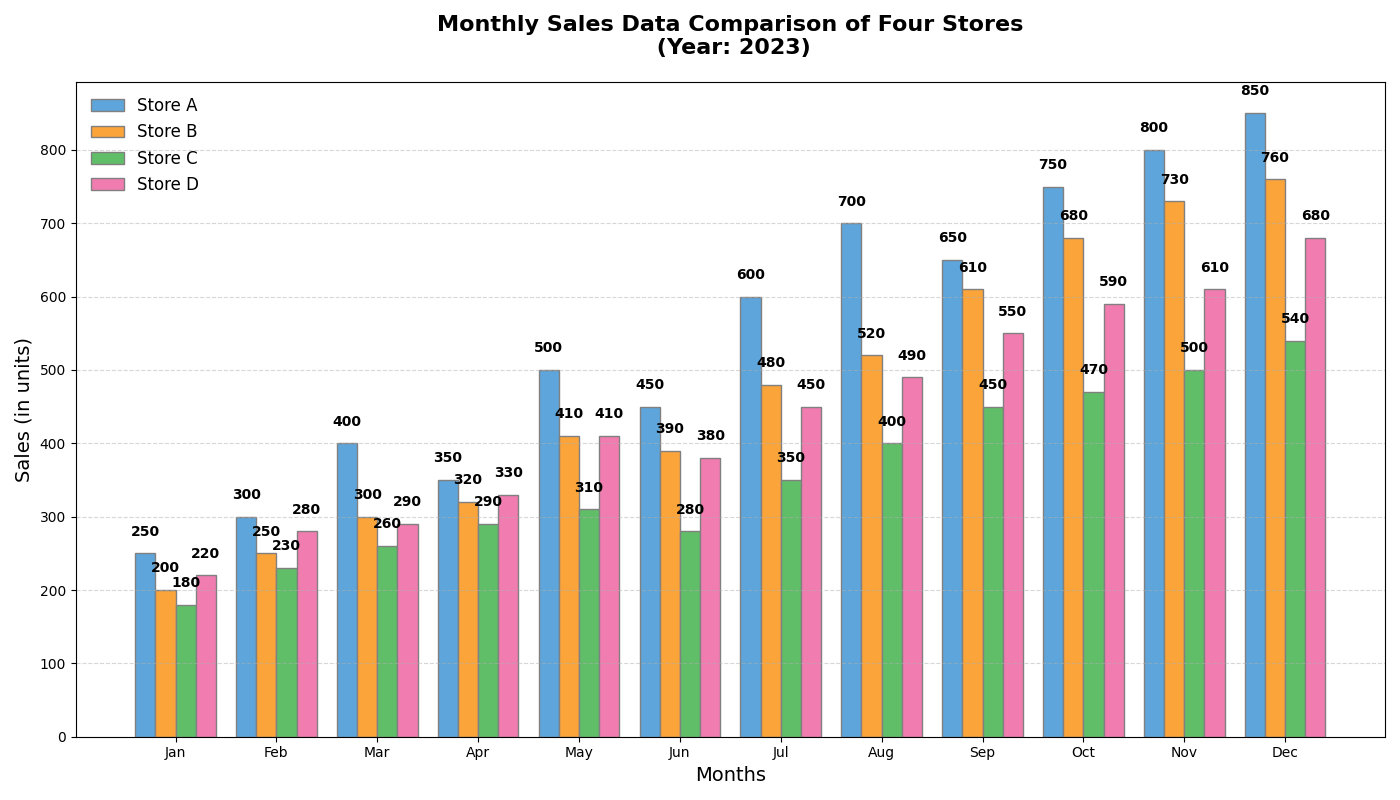

Python code for this plot:
import numpy as np
import matplotlib.pyplot as plt

# Define the months and sales data
months = [
    'Jan', 'Feb', 'Mar', 'Apr', 'May', 'Jun',
    'Jul', 'Aug', 'Sep', 'Oct', 'Nov', 'Dec'
]

store_a_sales = [250, 300, 400, 350, 500, 450, 600, 700, 650, 750, 800, 850]
store_b_sales = [200, 250, 300, 320, 410, 390, 480, 520, 610, 680, 730, 760]
store_c_sales = [180, 230, 260, 290, 310, 280, 350, 400, 450, 470, 500, 540]
store_d_sales = [220, 280, 290, 330, 410, 380, 450, 490, 550, 590, 610, 680]

# Create the figure and axis
fig, ax = plt.subplots(figsize=(14, 8))

# Bar width
bar_width = 0.20

# Set the positions of the bars on the x-axis
r1 = np.arange(len(months))
r2 = [x + bar_width for x in r1]
r3 = [x + bar_width for x in r2]
r4 = [x + bar_width for x in r3]

# Create bar plots for each store
bars1 = ax.bar(r1, store_a_sales, color='#5DA5DA', width=bar_width, edgecolor='grey', label='Store A')
bars2 = ax.bar(r2, store_b_sales, color='#FAA43A', width=bar_width, edgecolor='grey', label='Store B')
bars3 = ax.bar(r3, store_c_sales, color='#60BD68', width=bar_width, edgecolor='grey', label='Store C')
bars4 = ax.bar(r4, store_d_sales, color='#F17CB0', width=bar_width, edgecolor='grey', label='Store D')

# Adding the values on top of bars
for bars in [bars1, bars2, bars3, bars4]:
    for bar in bars:
        yval = bar.get_height()
        ax.text(bar.get_x() + bar.get_width()/2, yval + 20, f'{yval}', ha='center', va='bottom', fontsize=10, fontweight='bold', color='black')

# Adding general plot customizations
ax.set_title('Monthly Sales Data Comparison of Four Stores\n (Year: 2023)', fontsize=16, weight='bold', pad=20)
ax.set_xlabel('Months', fontsize=14)
ax.set_ylabel('Sales (in units)', fontsize=14)
ax.set_xticks([r + 1.5*bar_width for r in range(len(months))])
ax.set_xticklabels(months)
ax.grid(True, axis='y', linestyle='--', alpha=0.5)

# Add a legend
ax.legend(loc='upper left', bbox_to_anchor=(0.0, 1.0), fontsize=12, frameon=False)

# Automatically adjust subplot params to give specified padding and prevent overlap
plt.tight_layout()

# Display the plot
plt.show()
